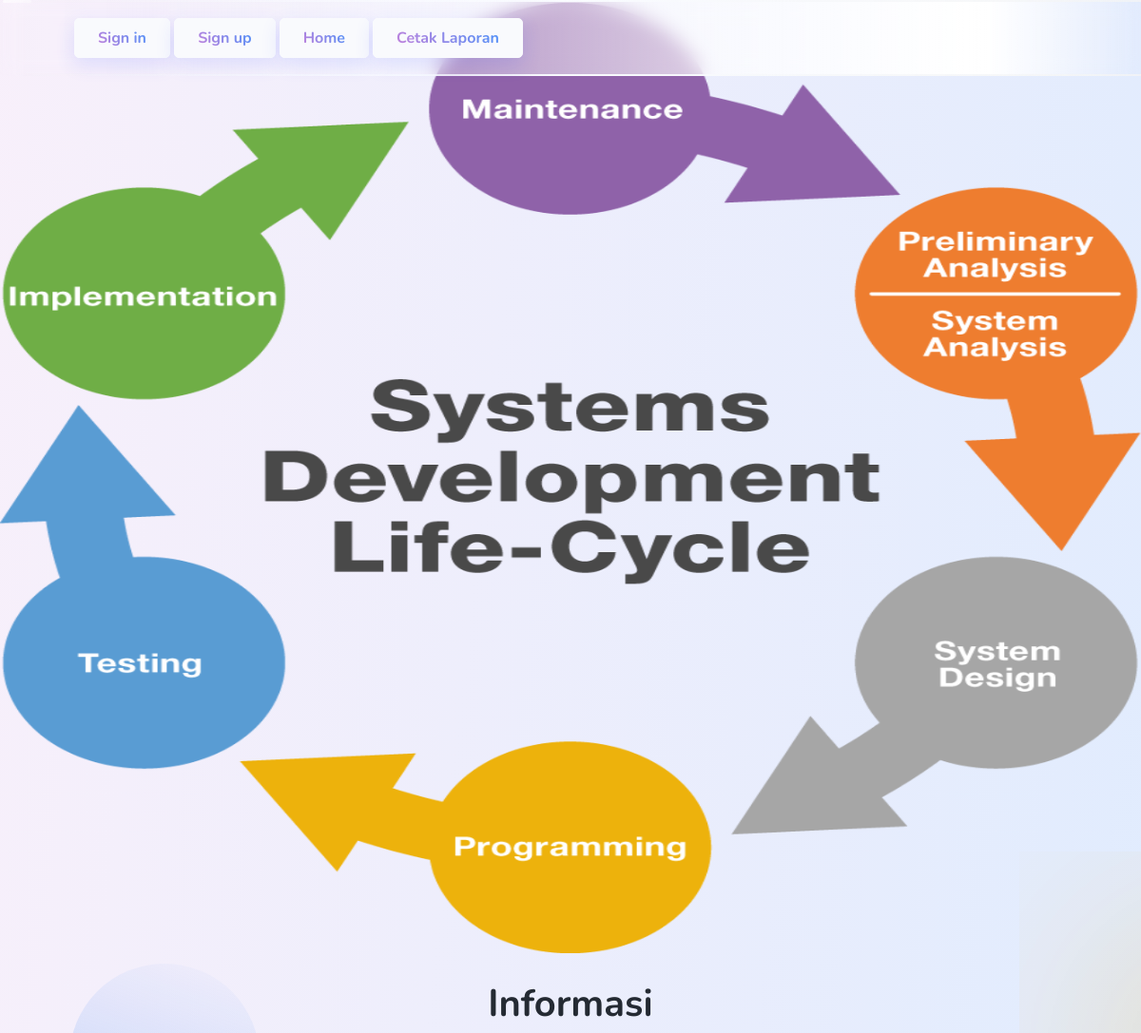
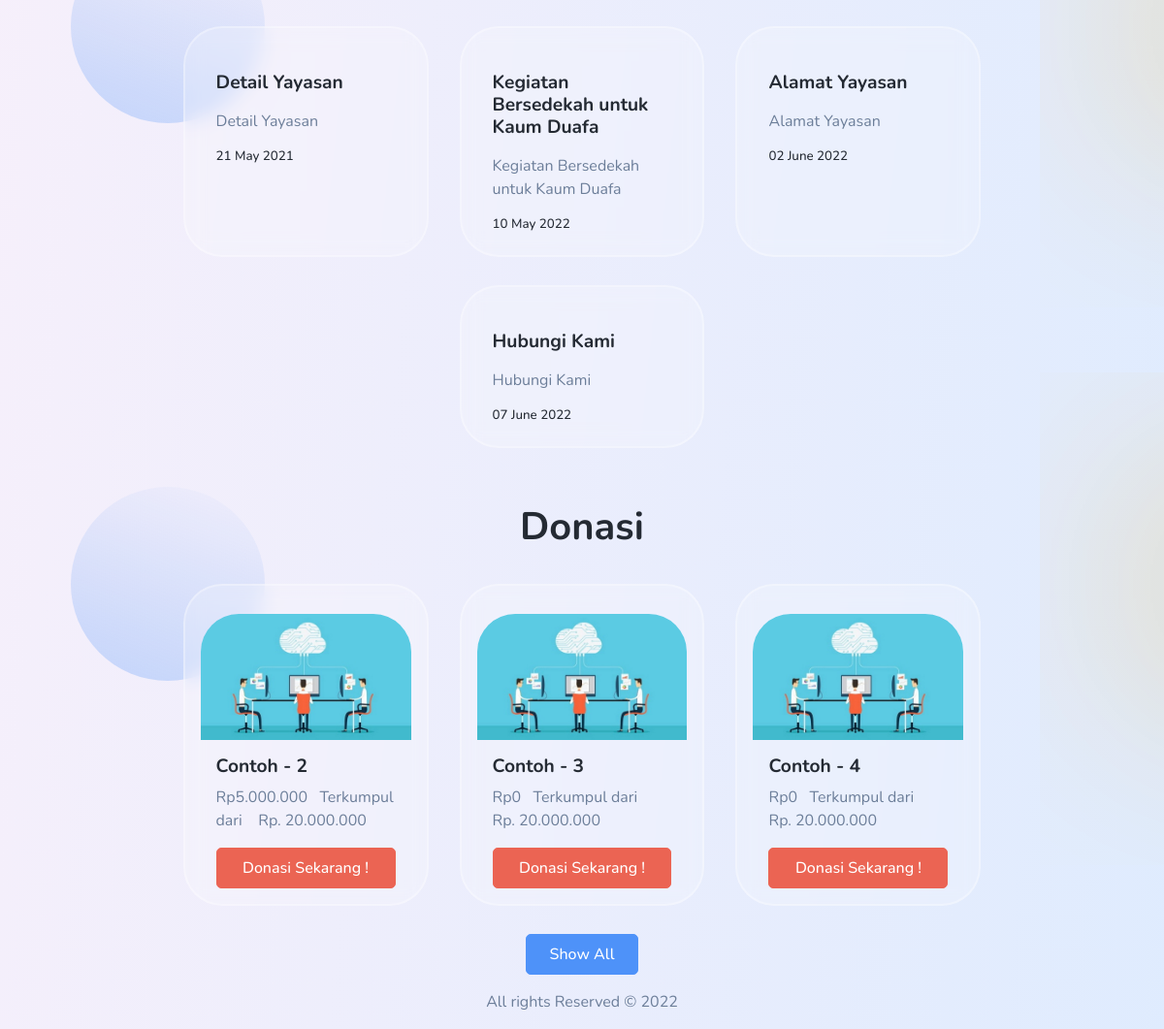
The page / on the database its author committed (2 pictures, top to bottom).
### tables this page shows
CREATE TABLE `tbl_banner` (
  `id` int(11) NOT NULL,
  `gambar` varchar(255) NOT NULL
);

CREATE TABLE `tbl_konten` (
  `id_konten` int(11) NOT NULL,
  `judul` varchar(80) NOT NULL,
  `isi_konten` varchar(255) NOT NULL,
  `created_date` date NOT NULL
);

CREATE TABLE `tbl_penggalangan` (
  `id_penggalangan` int(11) NOT NULL,
  `judul` varchar(128) NOT NULL,
  `gambar` varchar(255) NOT NULL,
  `kategori` varchar(30) NOT NULL,
  `total_harapan` varchar(50) NOT NULL,
  `total_proses` varchar(50) NOT NULL,
  `bar` varchar(10) NOT NULL,
  `waktu_penggalangan` date NOT NULL,
  `jml_donatur` varchar(10) NOT NULL,
  `created_date` date NOT NULL
);

### application/controllers/Dashboard.php (called while the page is built, shortened)
<?php
class Dashboard extends CI_Controller {
	 public function __construct(){
        $this->load->model('Petugas_model');
		$this->load->model('Admin_model');
		$this->load->model('User_model');
        $this->load->helper(array('form', 'url'));
    }
	public function index()
	{
		$data['informasi'] = $this->Petugas_model->getInformasi();
		$data['banners'] = $this->db->get('tbl_banner')->result_array();
		$data['dashboardDonasi'] = $this->Petugas_model->dashboardDonasi();
		$this->load->view('Dashboard/index', $data);
	}
}

### index.php (called while the page is built, shortened)
<?php
require_once BASEPATH.'core/CodeIgniter.php';

### application/models/Petugas_model.php (called while the page is built, shortened)
<?php
class Petugas_model extends CI_Model
{
    public function getInformasi()
    {
        $this->db->select('*');
        $this->db->from('tbl_konten');
        $this->db->order_by('id_konten', 'ASC');
        $query =  $this->db->get();
        return $query->result_array();
    }
    public function dashboardDonasi()
    {
        $query = $this->db->query("SELECT * FROM tbl_penggalangan LIMIT 3 OFFSET 1");
        return $query->result_array();
    }
}

### application/views/Dashboard/index.php (the view, shortened to what this page needs)
<!doctype html>
<html lang="en">
<head>
  <link rel="stylesheet" href="https://maxcdn.bootstrapcdn.com/bootstrap/4.0.0/css/bootstrap.min.css">
  <link rel="stylesheet" href="<?php echo base_url('assets/assets2/css/theme.css'); ?>">
</head>
<body>
  <main class="main" id="top">
    <nav class="navbar navbar-expand-lg navbar-light fixed-top py-3 d-block navbar-klean" data-navbar-on-scroll="data-navbar-on-scroll">
      <div class="container"><a class="navbar-brand d-flex align-items-center fw-semi-bold fs-3" href="index.html"> <img class="me-3" src="assets/img/gallery/logo.png" alt="" /></a>
        <div class="collapse navbar-collapse border-top border-lg-0 mt-4 mt-lg-0" id="navbarSupportedContent">
          <div>
            <a href="<?php echo site_url('Login'); ?>" class="btn btn-light shadow-klean order-0"><span class="text-gradient fw-bold">Sign in</span></a>
            <a href="<?php echo site_url('Login/register'); ?>" class="btn btn-light shadow-klean order-0"><span class="text-gradient fw-bold">Sign up</span></a>
            <a href="<?php echo site_url('Dashboard'); ?>" class="btn btn-light shadow-klean order-0"><span class="text-gradient fw-bold">Home</span></a>
            <button id="testbtnlagi" class="btn btn-light shadow-klean order-0"><span class="text-gradient fw-bold">
              Cetak Laporan
            </button>
          </div>
        </div>
      </div>
    </nav>
      <link rel="stylesheet" type="text/css" href="https://cdn.datatables.net/1.10.24/css/jquery.dataTables.min.css">
      <link rel="stylesheet" type="text/css" href="https://cdn.datatables.net/buttons/1.7.0/css/buttons.dataTables.min.css">
    <section class="py-0" id="service">
      <div id="carouselExampleIndicators" class="carousel slide" data-ride="carousel">
        <div class="carousel-inner">
          <?php
          foreach ($banners as $key => $value) : ?>
          <?php
              $active = $key == 0 ? 'active' : '';
            ?>
            <div class="carousel-item <?= $active?>">
              <img class="d-block w-100" src="<?= base_url('assets/images/'. $value['gambar']) ?>" alt="First slide">
            </div>
          <?php endforeach; ?>
        </div>
      </div>
    </section>
    <section class="py-0" id="service">
      <div class="container">
        <div class="row">
          <div class="col-lg-7 col-xxl-5 mx-auto text-center py-4">
            <h5 class="fw-bold fs-3 fs-lg-5 lh-sm mb-1">Informasi</h5>
          </div>
        </div>
        <div class="row flex-center circle-blend circle-blend-right circle-warning">
          <div class="col-xl-9">
            <div class="row justify-content-center circle">
              <?php
              foreach ($informasi as $value) : ?>
                <div class="col-md-4 mb-4">
                  <div class="card card-bg h-100 px-4 px-md-2 px-lg-3 px-xxl-4 pt-4">
                    <div class="card-body text-center text-md-start">
                      <h6 class="fw-bold fs-1"><?= $value['judul'] ?></h6>
                      <p class="mt-3 mb-md-0 mb-lg-3"><?= $value['isi_konten'] ?></p>
                      <footer>
                        <h6 style="margin-top: auto;"><?= date('d F Y', strtotime($value['created_date'])) ?></h6>
                      </footer>
                    </div>
                  </div>
                </div>
              <?php endforeach; ?>
            </div>
          </div>
        </div>
      </div>
    </section>
    <section class="py-0" id="service">
      <div class="container">
        <div class="row">
          <div class="col-lg-7 col-xxl-5 mx-auto text-center py-4">
            <h5 class="fw-bold fs-3 fs-lg-5 lh-sm mb-1">Donasi</h5>
          </div>
        </div>
        <div class="row flex-center circle-blend circle-blend-right circle-warning">
          <div class="col-xl-9">
            <div class="row justify-content-center circle">
              <?php
              foreach ($dashboardDonasi as $value) : ?>
                <?php $totalpenyaluran = 0 ?>
                <div class="col-md-4 mb-4">
                  <div class="card card-bg h-100 px-4 px-md-2 px-lg-3 px-xxl-4 pt-4">
                    <img class="card-img-top" src="<?= base_url('assets/img/laporan/') . $value['gambar']; ?>" alt="Card image cap">
                    <div class="card-body text-center text-md-start">
                      <h6 class="fw-bold fs-1"><?= $value['judul'] ?></h6>
                      <?php
                          $id_penggalangan = $value['id_penggalangan'];
                          $donasi = $this->db->query("SELECT SUM(nominal) as total FROM tbl_donasi WHERE id_penggalangan = $id_penggalangan AND status = 'Diterima' ")->row_array();
                      ?>
                      <p class="card-text" id="totalProses">Rp<?= number_format($donasi['total'] - $totalpenyaluran, 0, ',', '.');  ?> &nbsp;&nbsp;Terkumpul dari &nbsp;&nbsp; <?= $value['total_harapan'] ?></p>
                      <form action="<?php echo site_url('Dashboard/detail'); ?>" method="post">
                                                            <button type="submit" style="width: 100%;" class="btn btn-danger">Donasi Sekarang !</button>
                                                        </form>
                    </div>
                  </div>
                </div>
              <?php endforeach; ?>
            </div>
          </div>
        </div>
      </div>
    </section>
    <div class="text-center">
      <a href="<?= site_url('Dashboard/penggalanganDana') ?>">
        <button class="btn btn-primary">Show All</button>
      </a>
    </div>
    <footer class="mt-3">
      <div style="width:100%; text-align:center;">
        <p>All rights Reserved &copy; 2022 </p>
      </div>
    </footer>
  </main>
</body>
</html>

### application/views/Dashboard/index.php (style rules this page uses)
@media only screen and (min-width: 992px) { .carousel-inner img { height: 1000px; } }

### rows shown on the page
tbl_banner: gambar (picture)
tbl_konten: judul "Detail Yayasan", isi_konten "Detail Yayasan", created_date "21 May 2021"
tbl_konten: judul "Kegiatan Bersedekah untuk Kaum Duafa", isi_konten "Kegiatan Bersedekah untuk Kaum Duafa", created_date "10 May 2022"
tbl_konten: judul "Alamat Yayasan", isi_konten "Alamat Yayasan", created_date "02 June 2022"
tbl_konten: judul "Hubungi Kami", isi_konten "Hubungi Kami", created_date "07 June 2022"
tbl_penggalangan: gambar (picture), judul "Contoh - 2", total "5.000.000", total_harapan "Rp. 20.000.000"
tbl_penggalangan: gambar (picture), judul "Contoh - 3", total "0", total_harapan "Rp. 20.000.000"
tbl_penggalangan: gambar (picture), judul "Contoh - 4", total "0", total_harapan "Rp. 20.000.000"
